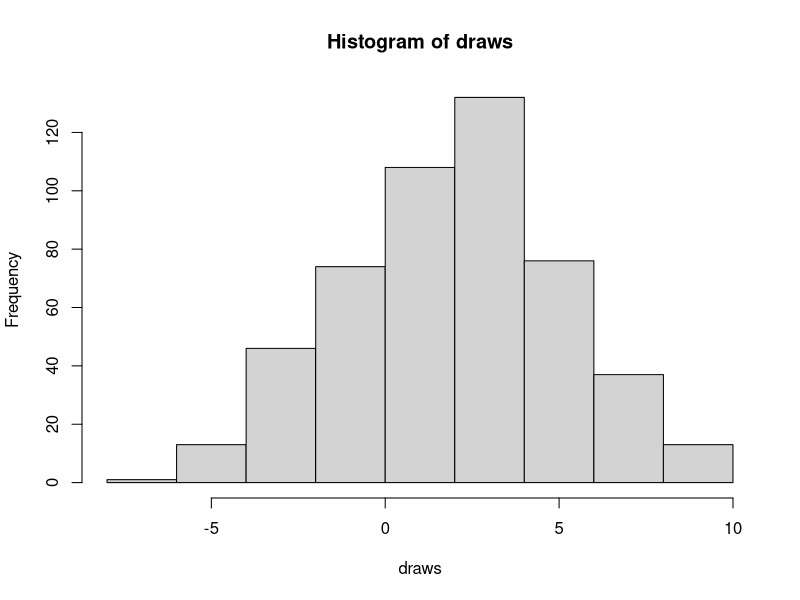
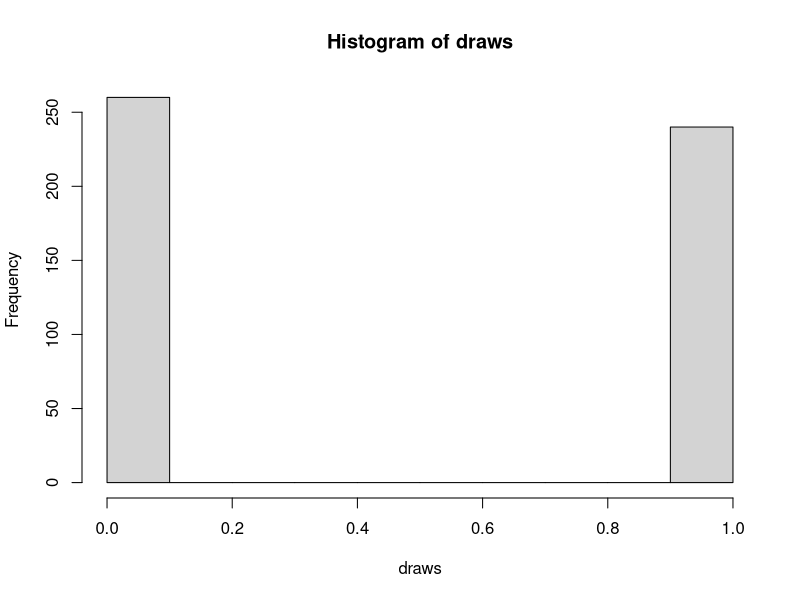
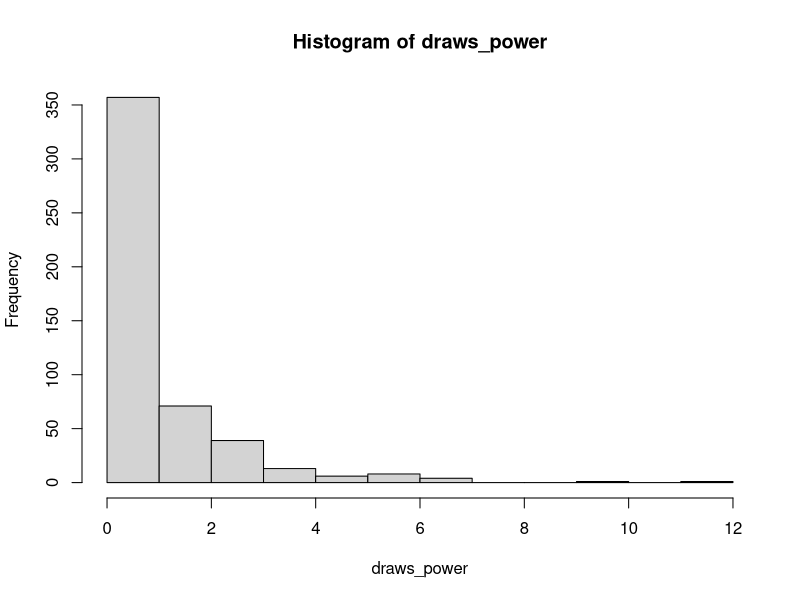

These figures' R source, in order:
## ---- chunk 1
draws<-rnorm(500, mean = 2, sd = sqrt(9))
hist(draws)
## ---- chunk 2
mean(draws)
## ---- chunk 3
draws<-rbinom(500, 1,.5)
hist(draws)
## ---- chunk 4
mean(draws)
## ---- chunk 5
draws<-rbinom(500, 1,.5)
## ---- chunk 6
draws<-rnorm(500, mean = 0, sd = sqrt(1))
draws_power <- draws^2
hist(draws_power)
